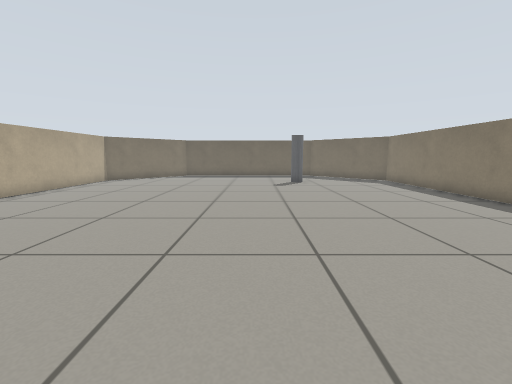
view 1 (above)

12 first-person views from a walk through a Gazebo world. The camera is 0.16 m above the floor, tilts 8° down and sees 90° across. The floor is counted in squares, 0.1 m on a side. Each view is taken from the middle of a square. On the plan, view 1 faces up. The plan holds only what a view shows up to about 14 squares ahead; the rest is blank. The robots in the file are not drawn.

view 2
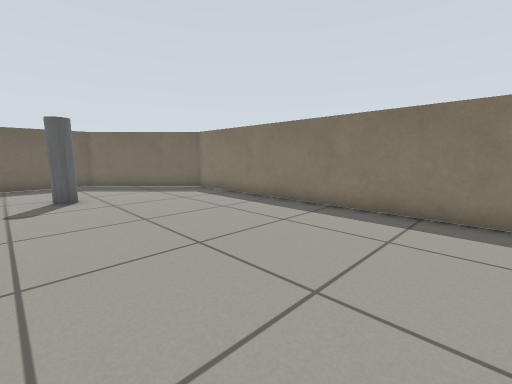

view 3
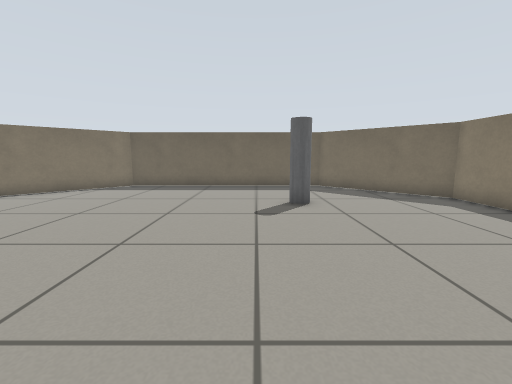

view 4
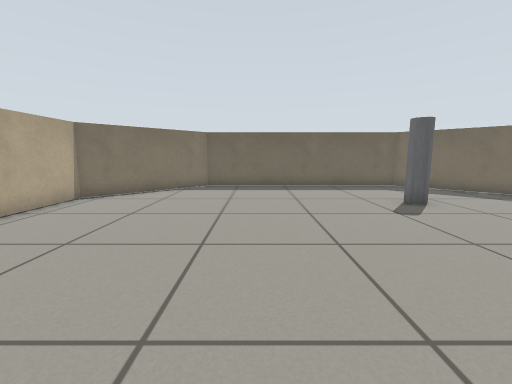

view 5
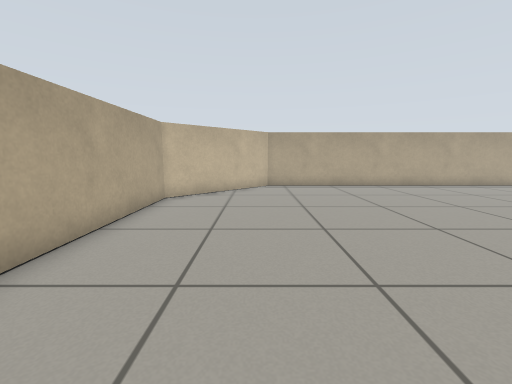

view 6
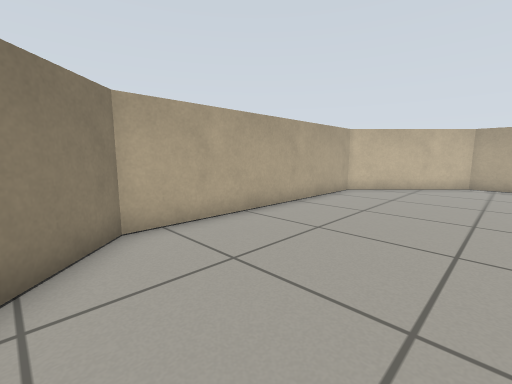

view 7
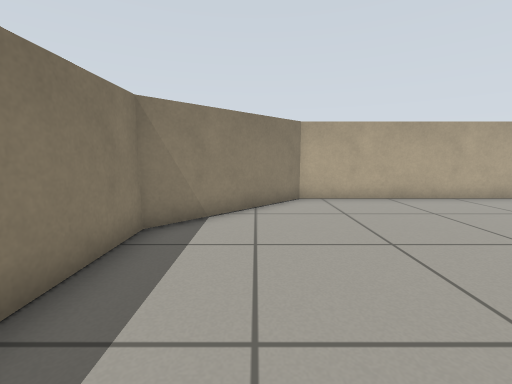

view 8
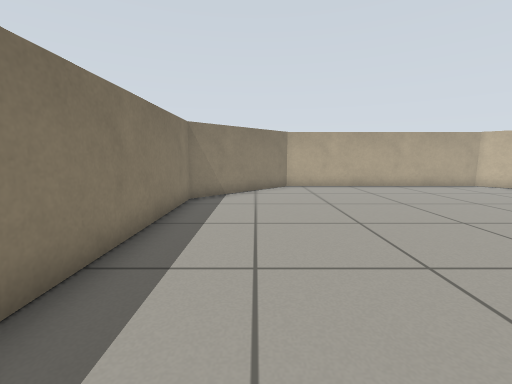

view 9
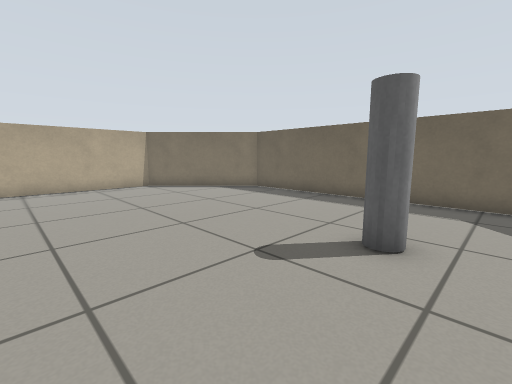

view 10
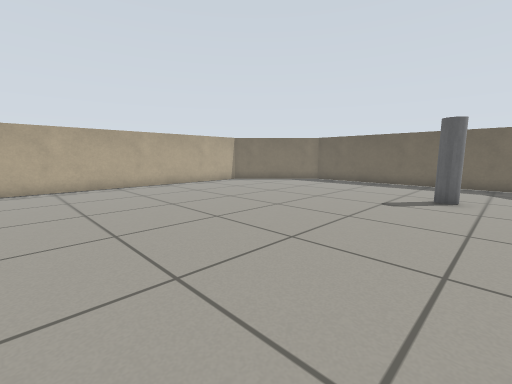

view 11
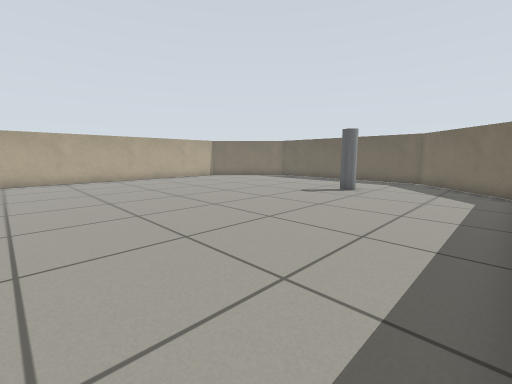

view 12
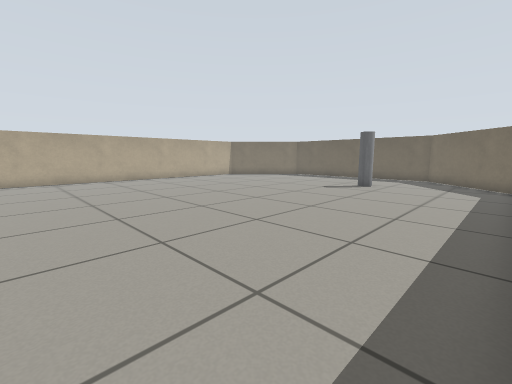

### Floor plan
Points are (right, up) in squares from view 1. A wall is a line through its corners. A room is listed if a view was taken in it or the views show most of it. See-through windows are left out.
Room 1 (views 1, 2, 3, 4, 5, 6, 7, 8, 9, 10, 11, 12)
walls: (-9.6, 16.6) (-9.6, 0.6) (-5.6, -3.4) (4.4, -3.4) (8.5, 0.6) (8.5, 16.6) (4.4, 20.7) (-5.6, 20.7) (-9.6, 16.6)
objects: grey pole (2, 16) to (3, 16)

Where each view was taken, in squares from view 1:
view 1: 0 up, 0 right, facing up
view 2: 5 up, 1 right, facing up-right
view 3: 7 up, 1 right, facing up
view 4: 7 up, 3 left, facing up
view 5: 0 up, 4 right, facing left
view 6: 2 up, 6 right, facing down-left
view 7: 6 up, 6 right, facing down
view 8: 10 up, 6 right, facing down
view 9: 11 up, 4 right, facing up-left
view 10: 5 up, 4 right, facing up-left
view 11: 4 up, 8 right, facing up-left
view 12: 2 up, 8 right, facing up-left
